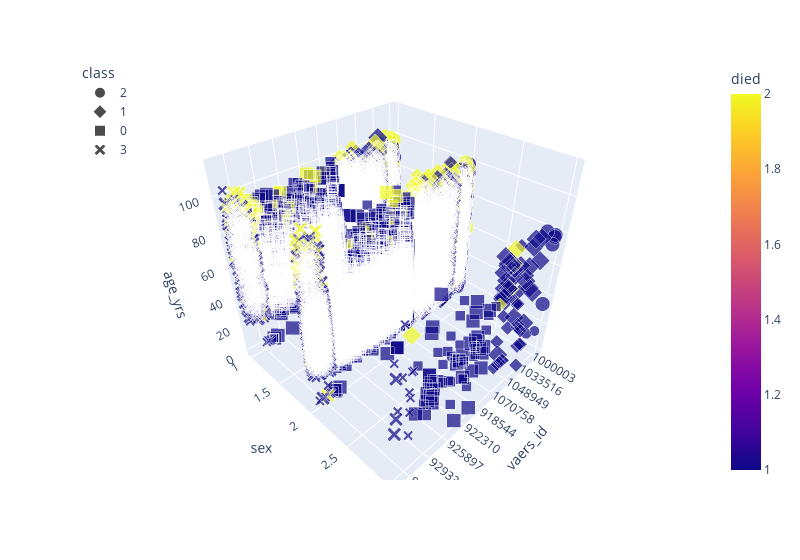

This figure's notebook cell:
### Code cell
# Plotting the clusters
fig = px.scatter_3d(vaers_UML, x="vaers_id", y="sex", z="age_yrs", color="died", symbol="class", size="vax_name",width=800)
fig.update_layout(legend=dict(x=0,y=1))
fig.show()

### Figure 1 — Plotly figure (JSON) as saved in the notebook; plotly's stock layout.template omitted (floating-point values rounded to 4 significant figures; data arrays with more than 128 entries replaced by an {"elided": "..."} marker saying what was removed)
{"data": [{"hovertemplate": "class=2<br>vaers_id=%{x}<br>sex=%{y}<br>age_yrs=%{z}<br>vax_name=%{marker.size}<br>died=%{marker.color}<extra></extra>", "legendgroup": "2", "marker": {"color": {"elided": "2856 int values"}, "coloraxis": "coloraxis", "size": {"elided": "2856 int values"}, "sizemode": "area", "sizeref": 0.01, "symbol": "circle"}, "mode": "markers", "name": "2", "scene": "scene", "showlegend": true, "type": "scatter3d", "x": {"elided": "2856 str values"}, "y": {"elided": "2856 int values"}, "z": {"elided": "2856 int values"}}, {"hovertemplate": "class=1<br>vaers_id=%{x}<br>sex=%{y}<br>age_yrs=%{z}<br>vax_name=%{marker.size}<br>died=%{marker.color}<extra></extra>", "legendgroup": "1", "marker": {"color": {"elided": "7264 int values"}, "coloraxis": "coloraxis", "size": {"elided": "7264 int values"}, "sizemode": "area", "sizeref": 0.01, "symbol": "diamond"}, "mode": "markers", "name": "1", "scene": "scene", "showlegend": true, "type": "scatter3d", "x": {"elided": "7264 str values"}, "y": {"elided": "7264 int values"}, "z": {"elided": "7264 float values"}}, {"hovertemplate": "class=0<br>vaers_id=%{x}<br>sex=%{y}<br>age_yrs=%{z}<br>vax_name=%{marker.size}<br>died=%{marker.color}<extra></extra>", "legendgroup": "0", "marker": {"color": {"elided": "12358 int values"}, "coloraxis": "coloraxis", "size": {"elided": "12358 int values"}, "sizemode": "area", "sizeref": 0.01, "symbol": "square"}, "mode": "markers", "name": "0", "scene": "scene", "showlegend": true, "type": "scatter3d", "x": {"elided": "12358 str values"}, "y": {"elided": "12358 int values"}, "z": {"elided": "12358 float values"}}, {"hovertemplate": "class=3<br>vaers_id=%{x}<br>sex=%{y}<br>age_yrs=%{z}<br>vax_name=%{marker.size}<br>died=%{marker.color}<extra></extra>", "legendgroup": "3", "marker": {"color": {"elided": "2453 int values"}, "coloraxis": "coloraxis", "size": {"elided": "2453 int values"}, "sizemode": "area", "sizeref": 0.01, "symbol": "x"}, "mode": "markers", "name": "3", "scene": "scene", "showlegend": true, "type": "scatter3d", "x": {"elided": "2453 str values"}, "y": {"elided": "2453 int values"}, "z": {"elided": "2453 float values"}}], "layout": {"coloraxis": {"colorbar": {"title": {"text": "died"}}, "colorscale": [[0, "#0d0887"], [0.1111, "#46039f"], [0.2222, "#7201a8"], [0.3333, "#9c179e"], [0.4444, "#bd3786"], [0.5556, "#d8576b"], [0.6667, "#ed7953"], [0.7778, "#fb9f3a"], [0.8889, "#fdca26"], [1, "#f0f921"]]}, "legend": {"itemsizing": "constant", "title": {"text": "class"}, "tracegroupgap": 0, "x": 0, "y": 1}, "margin": {"t": 60}, "scene": {"domain": {"x": [0, 1], "y": [0, 1]}, "xaxis": {"title": {"text": "vaers_id"}}, "yaxis": {"title": {"text": "sex"}}, "zaxis": {"title": {"text": "age_yrs"}}}, "width": 800}}
